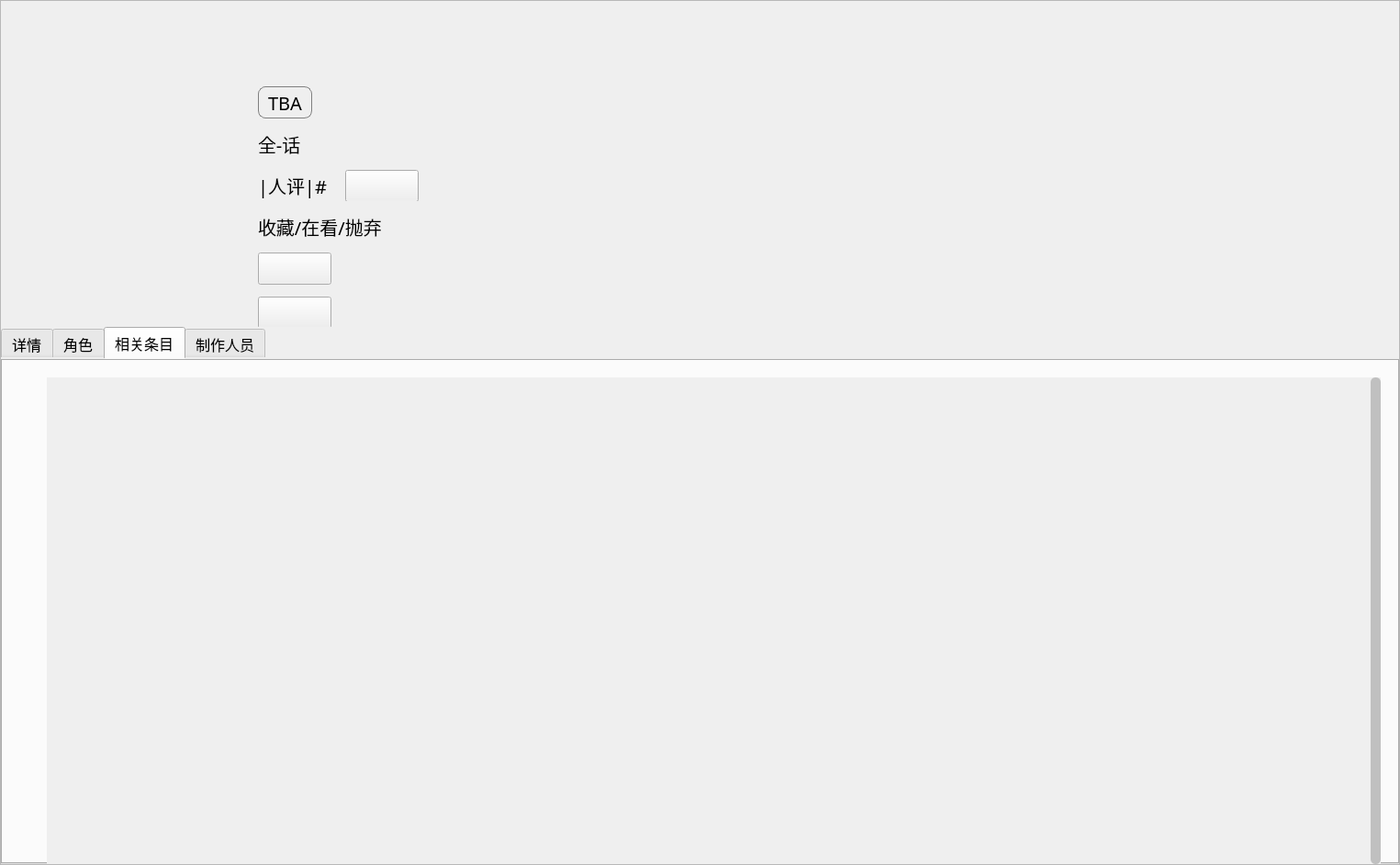
<?xml version="1.0" encoding="UTF-8"?>
<ui version="4.0">
 <class>DetailPage</class>
 <widget class="QWidget" name="DetailPage">
  <property name="geometry">
   <rect>
    <x>0</x>
    <y>0</y>
    <width>1525</width>
    <height>942</height>
   </rect>
  </property>
  <layout class="QVBoxLayout" name="verticalLayout_11">
   <property name="spacing">
    <number>0</number>
   </property>
   <property name="leftMargin">
    <number>0</number>
   </property>
   <property name="topMargin">
    <number>0</number>
   </property>
   <property name="rightMargin">
    <number>0</number>
   </property>
   <property name="bottomMargin">
    <number>0</number>
   </property>
   <item>
    <widget class="QFrame" name="mainFrame">
     <property name="minimumSize">
      <size>
       <width>0</width>
       <height>114</height>
      </size>
     </property>
     <property name="frameShape">
      <enum>QFrame::Shape::StyledPanel</enum>
     </property>
     <property name="frameShadow">
      <enum>QFrame::Shadow::Raised</enum>
     </property>
     <layout class="QVBoxLayout" name="verticalLayout">
      <property name="spacing">
       <number>0</number>
      </property>
      <property name="leftMargin">
       <number>0</number>
      </property>
      <property name="topMargin">
       <number>0</number>
      </property>
      <property name="rightMargin">
       <number>0</number>
      </property>
      <property name="bottomMargin">
       <number>0</number>
      </property>
      <item>
       <widget class="QFrame" name="headerFrame">
        <property name="styleSheet">
         <string notr="true">background-color: transparent;
          border: none;</string>
        </property>
        <property name="frameShape">
         <enum>QFrame::Shape::StyledPanel</enum>
        </property>
        <property name="frameShadow">
         <enum>QFrame::Shadow::Raised</enum>
        </property>
        <layout class="QHBoxLayout" name="horizontalLayout_11">
         <property name="spacing">
          <number>0</number>
         </property>
         <property name="leftMargin">
          <number>0</number>
         </property>
         <property name="topMargin">
          <number>0</number>
         </property>
         <property name="rightMargin">
          <number>0</number>
         </property>
         <property name="bottomMargin">
          <number>0</number>
         </property>
         <item alignment="Qt::AlignmentFlag::AlignLeft">
          <widget class="QPushButton" name="btnBack">
           <property name="minimumSize">
            <size>
             <width>45</width>
             <height>45</height>
            </size>
           </property>
           <property name="maximumSize">
            <size>
             <width>45</width>
             <height>45</height>
            </size>
           </property>
           <property name="styleSheet">
            <string notr="true">QPushButton {
             background-color: transparent;
             border:none;
             border-radius:22px
             }

             QPushButton:hover {
             background-color: rgb(237, 237, 238);
             }</string>
           </property>
           <property name="text">
            <string/>
           </property>
           <property name="icon">
            <iconset>
             <normaloff>icons/back.png</normaloff>icons/back.png</iconset>
           </property>
           <property name="iconSize">
            <size>
             <width>25</width>
             <height>25</height>
            </size>
           </property>
          </widget>
         </item>
         <item alignment="Qt::AlignmentFlag::AlignRight">
          <widget class="QPushButton" name="btnOpenUrl">
           <property name="minimumSize">
            <size>
             <width>45</width>
             <height>45</height>
            </size>
           </property>
           <property name="maximumSize">
            <size>
             <width>45</width>
             <height>45</height>
            </size>
           </property>
           <property name="styleSheet">
            <string notr="true">QPushButton {
             background-color: transparent;
             border:none;
             border-radius:22px
             }

             QPushButton:hover {
             background-color: rgb(237, 237, 238);
             }</string>
           </property>
           <property name="text">
            <string/>
           </property>
           <property name="icon">
            <iconset>
             <normaloff>icons/openUrl.png</normaloff>icons/openUrl.png</iconset>
           </property>
           <property name="iconSize">
            <size>
             <width>20</width>
             <height>20</height>
            </size>
           </property>
          </widget>
         </item>
        </layout>
       </widget>
      </item>
      <item>
       <widget class="QFrame" name="infoFrame">
        <property name="minimumSize">
         <size>
          <width>0</width>
          <height>310</height>
         </size>
        </property>
        <property name="maximumSize">
         <size>
          <width>16777215</width>
          <height>310</height>
         </size>
        </property>
        <property name="styleSheet">
         <string notr="true">QFrame {
          background-color: transparent;
          border: none;
          }</string>
        </property>
        <property name="frameShape">
         <enum>QFrame::Shape::StyledPanel</enum>
        </property>
        <property name="frameShadow">
         <enum>QFrame::Shadow::Raised</enum>
        </property>
        <layout class="QHBoxLayout" name="horizontalLayout_14">
         <property name="spacing">
          <number>0</number>
         </property>
         <property name="leftMargin">
          <number>50</number>
         </property>
         <property name="topMargin">
          <number>0</number>
         </property>
         <property name="rightMargin">
          <number>0</number>
         </property>
         <property name="bottomMargin">
          <number>0</number>
         </property>
         <item>
          <widget class="QLabel" name="labelCover">
           <property name="minimumSize">
            <size>
             <width>220</width>
             <height>310</height>
            </size>
           </property>
           <property name="maximumSize">
            <size>
             <width>220</width>
             <height>310</height>
            </size>
           </property>
           <property name="styleSheet">
            <string notr="true">border-radius: 15px;</string>
           </property>
           <property name="text">
            <string/>
           </property>
           <property name="alignment">
            <set>Qt::AlignmentFlag::AlignCenter</set>
           </property>
          </widget>
         </item>
         <item>
          <widget class="QFrame" name="infoTextFrame">
           <layout class="QVBoxLayout" name="verticalLayout_5">
            <property name="spacing">
             <number>0</number>
            </property>
            <property name="leftMargin">
             <number>10</number>
            </property>
            <property name="topMargin">
             <number>0</number>
            </property>
            <property name="rightMargin">
             <number>0</number>
            </property>
            <property name="bottomMargin">
             <number>0</number>
            </property>
            <item>
             <widget class="QLineEdit" name="lineEditTitle">
              <property name="font">
               <font>
                <family>微软雅黑</family>
                <pointsize>20</pointsize>
                <bold>true</bold>
               </font>
              </property>
              <property name="styleSheet">
               <string notr="true">border:none;
                background-color: transparent;</string>
              </property>
              <property name="readOnly">
               <bool>true</bool>
              </property>
             </widget>
            </item>
            <item>
             <widget class="QFrame" name="statsFrame">
              <property name="frameShape">
               <enum>QFrame::Shape::StyledPanel</enum>
              </property>
              <property name="frameShadow">
               <enum>QFrame::Shadow::Raised</enum>
              </property>
              <layout class="QHBoxLayout" name="horizontalLayout_2">
               <property name="spacing">
                <number>0</number>
               </property>
               <property name="leftMargin">
                <number>0</number>
               </property>
               <property name="topMargin">
                <number>0</number>
               </property>
               <property name="rightMargin">
                <number>150</number>
               </property>
               <property name="bottomMargin">
                <number>0</number>
               </property>
               <item>
                <widget class="QFrame" name="infoLabelsFrame">
                 <property name="frameShape">
                  <enum>QFrame::Shape::StyledPanel</enum>
                 </property>
                 <property name="frameShadow">
                  <enum>QFrame::Shadow::Raised</enum>
                 </property>
                 <layout class="QVBoxLayout" name="verticalLayout_4">
                  <property name="spacing">
                   <number>13</number>
                  </property>
                  <property name="leftMargin">
                   <number>0</number>
                  </property>
                  <property name="bottomMargin">
                   <number>0</number>
                  </property>
                  <item alignment="Qt::AlignmentFlag::AlignLeft">
                   <widget class="QLabel" name="labelStatus">
                    <property name="minimumSize">
                     <size>
                      <width>0</width>
                      <height>35</height>
                     </size>
                    </property>
                    <property name="font">
                     <font>
                      <family>微软雅黑</family>
                      <pointsize>15</pointsize>
                      <bold>false</bold>
                     </font>
                    </property>
                    <property name="styleSheet">
                     <string notr="true">border: 1px solid gray;
                      border-radius:8px;
                      padding: 2px 10px;</string>
                    </property>
                    <property name="text">
                     <string>TBA</string>
                    </property>
                    <property name="alignment">
                     <set>Qt::AlignmentFlag::AlignCenter</set>
                    </property>
                   </widget>
                  </item>
                  <item alignment="Qt::AlignmentFlag::AlignLeft">
                   <widget class="QLabel" name="labelProgress">
                    <property name="font">
                     <font>
                      <family>微软雅黑</family>
                      <pointsize>15</pointsize>
                     </font>
                    </property>
                    <property name="styleSheet">
                     <string notr="true">border: none;</string>
                    </property>
                    <property name="text">
                     <string>全-话</string>
                    </property>
                   </widget>
                  </item>
                  <item alignment="Qt::AlignmentFlag::AlignLeft">
                   <widget class="QFrame" name="ratingInfoFrame">
                    <property name="frameShape">
                     <enum>QFrame::Shape::StyledPanel</enum>
                    </property>
                    <property name="frameShadow">
                     <enum>QFrame::Shadow::Raised</enum>
                    </property>
                    <layout class="QHBoxLayout" name="horizontalLayout">
                     <property name="spacing">
                      <number>20</number>
                     </property>
                     <property name="leftMargin">
                      <number>0</number>
                     </property>
                     <property name="topMargin">
                      <number>0</number>
                     </property>
                     <property name="rightMargin">
                      <number>0</number>
                     </property>
                     <property name="bottomMargin">
                      <number>0</number>
                     </property>
                     <item>
                      <widget class="QLabel" name="labelRatingInfo">
                       <property name="font">
                        <font>
                         <family>微软雅黑</family>
                         <pointsize>15</pointsize>
                        </font>
                       </property>
                       <property name="styleSheet">
                        <string notr="true">border: none;</string>
                       </property>
                       <property name="text">
                        <string>|人评|#</string>
                       </property>
                      </widget>
                     </item>
                     <item>
                      <widget class="QPushButton" name="btnRating">
                       <property name="minimumSize">
                        <size>
                         <width>80</width>
                         <height>35</height>
                        </size>
                       </property>
                       <property name="font">
                        <font>
                         <family>微软雅黑</family>
                         <pointsize>15</pointsize>
                        </font>
                       </property>
                      </widget>
                     </item>
                    </layout>
                   </widget>
                  </item>
                  <item alignment="Qt::AlignmentFlag::AlignLeft">
                   <widget class="QLabel" name="labelCollectionStats">
                    <property name="font">
                     <font>
                      <family>微软雅黑</family>
                      <pointsize>15</pointsize>
                     </font>
                    </property>
                    <property name="styleSheet">
                     <string notr="true">border: none;</string>
                    </property>
                    <property name="text">
                     <string>收藏/在看/抛弃</string>
                    </property>
                   </widget>
                  </item>
                  <item alignment="Qt::AlignmentFlag::AlignLeft">
                   <widget class="QPushButton" name="btnStatus">
                    <property name="minimumSize">
                     <size>
                      <width>80</width>
                      <height>35</height>
                     </size>
                    </property>
                    <property name="font">
                     <font>
                      <family>微软雅黑</family>
                      <pointsize>15</pointsize>
                     </font>
                    </property>
                   </widget>
                  </item>
                  <item alignment="Qt::AlignmentFlag::AlignLeft">
                   <widget class="QPushButton" name="btnAction">
                    <property name="minimumSize">
                     <size>
                      <width>80</width>
                      <height>35</height>
                     </size>
                    </property>
                    <property name="font">
                     <font>
                      <family>微软雅黑</family>
                      <pointsize>14</pointsize>
                     </font>
                    </property>
                   </widget>
                  </item>
                 </layout>
                </widget>
               </item>
              </layout>
             </widget>
            </item>
           </layout>
          </widget>
         </item>
        </layout>
       </widget>
      </item>
      <item>
       <widget class="QTabWidget" name="tabWidget">
        <property name="minimumSize">
         <size>
          <width>0</width>
          <height>100</height>
         </size>
        </property>
        <property name="font">
         <font>
          <family>微软雅黑</family>
          <pointsize>12</pointsize>
          <bold>false</bold>
         </font>
        </property>
        <property name="styleSheet">
         <string notr="true">QTabWidget::tab-bar {
          alignment: center;
          }

          QTabWidget {
          border:none;
          }</string>
        </property>
        <property name="currentIndex">
         <number>2</number>
        </property>
        <widget class="QWidget" name="tabDetail">
         <attribute name="title">
          <string>详情</string>
         </attribute>
         <layout class="QVBoxLayout" name="verticalLayout_14">
          <property name="spacing">
           <number>10</number>
          </property>
          <property name="leftMargin">
           <number>50</number>
          </property>
          <property name="topMargin">
           <number>20</number>
          </property>
          <property name="rightMargin">
           <number>20</number>
          </property>
          <property name="bottomMargin">
           <number>0</number>
          </property>
          <item alignment="Qt::AlignmentFlag::AlignTop">
           <widget class="QFrame" name="frameTags">
            <property name="styleSheet">
             <string notr="true">border: none;</string>
            </property>
            <property name="frameShape">
             <enum>QFrame::Shape::StyledPanel</enum>
            </property>
            <property name="frameShadow">
             <enum>QFrame::Shadow::Raised</enum>
            </property>
           </widget>
          </item>
          <item>
           <widget class="QTextEdit" name="textEditSummary">
            <property name="font">
             <font>
              <family>微软雅黑</family>
              <pointsize>10</pointsize>
              <bold>true</bold>
             </font>
            </property>
            <property name="contextMenuPolicy">
             <enum>Qt::ContextMenuPolicy::CustomContextMenu</enum>
            </property>
            <property name="styleSheet">
             <string notr="true">QScrollBar:vertical {
              border: none;
              background: #f0f0f0;
              width: 11px;
              }

              QScrollBar::handle:vertical {
              background: #c0c0c0;
              border-radius: 5px;
              min-height: 20px;
              }

              QScrollBar::handle:vertical:hover {
              background: #a0a0a0;
              }

              QScrollBar::add-line:vertical, QScrollBar::sub-line:vertical {
              border: none;
              background: none;
              height: 0px;
              }

             </string>
            </property>
            <property name="frameShape">
             <enum>QFrame::Shape::NoFrame</enum>
            </property>
            <property name="readOnly">
             <bool>true</bool>
            </property>
           </widget>
          </item>
         </layout>
        </widget>
        <widget class="QWidget" name="tabCharacters">
         <attribute name="title">
          <string>角色</string>
         </attribute>
         <layout class="QVBoxLayout" name="verticalLayout_2">
          <property name="spacing">
           <number>10</number>
          </property>
          <property name="leftMargin">
           <number>50</number>
          </property>
          <property name="topMargin">
           <number>20</number>
          </property>
          <property name="rightMargin">
           <number>20</number>
          </property>
          <property name="bottomMargin">
           <number>0</number>
          </property>
          <item>
           <widget class="QScrollArea" name="scrollAreaCharacters">
            <property name="styleSheet">
             <string notr="true">QScrollArea {
              border: none;
              }

              QScrollBar:vertical {
              border: none;
              background: #f0f0f0;
              width: 11px;
              }

              QScrollBar::handle:vertical {
              background: #c0c0c0;
              border-radius: 5px;
              min-height: 20px;
              }

              QScrollBar::handle:vertical:hover {
              background: #a0a0a0;
              }

              QScrollBar::add-line:vertical, QScrollBar::sub-line:vertical {
              border: none;
              background: none;
              height: 0px;
              }

             </string>
            </property>
            <property name="verticalScrollBarPolicy">
             <enum>Qt::ScrollBarPolicy::ScrollBarAlwaysOn</enum>
            </property>
            <property name="widgetResizable">
             <bool>true</bool>
            </property>
            <widget class="QWidget" name="charactersContent">
             <property name="geometry">
              <rect>
               <x>0</x>
               <y>0</y>
               <width>89</width>
               <height>30</height>
              </rect>
             </property>
             <property name="styleSheet">
              <string notr="true">background-color: transparent;</string>
             </property>
            </widget>
           </widget>
          </item>
         </layout>
        </widget>
        <widget class="QWidget" name="tabRelations">
         <attribute name="title">
          <string>相关条目</string>
         </attribute>
         <layout class="QVBoxLayout" name="verticalLayout_6">
          <property name="spacing">
           <number>10</number>
          </property>
          <property name="leftMargin">
           <number>50</number>
          </property>
          <property name="topMargin">
           <number>20</number>
          </property>
          <property name="rightMargin">
           <number>20</number>
          </property>
          <property name="bottomMargin">
           <number>0</number>
          </property>
          <item>
           <widget class="QScrollArea" name="scrollAreaRelations">
            <property name="styleSheet">
             <string notr="true">QScrollArea {
              border: none;
              }

              QScrollBar:vertical {
              border: none;
              background: #f0f0f0;
              width: 11px;
              }

              QScrollBar::handle:vertical {
              background: #c0c0c0;
              border-radius: 5px;
              min-height: 20px;
              }

              QScrollBar::handle:vertical:hover {
              background: #a0a0a0;
              }

              QScrollBar::add-line:vertical, QScrollBar::sub-line:vertical {
              border: none;
              background: none;
              height: 0px;
              }

             </string>
            </property>
            <property name="verticalScrollBarPolicy">
             <enum>Qt::ScrollBarPolicy::ScrollBarAlwaysOn</enum>
            </property>
            <property name="widgetResizable">
             <bool>true</bool>
            </property>
            <widget class="QWidget" name="relationsContent">
             <property name="geometry">
              <rect>
               <x>0</x>
               <y>0</y>
               <width>1440</width>
               <height>534</height>
              </rect>
             </property>
             <property name="styleSheet">
              <string notr="true">background-color: transparent;</string>
             </property>
            </widget>
           </widget>
          </item>
         </layout>
        </widget>
        <widget class="QWidget" name="tabStaff">
         <attribute name="title">
          <string>制作人员</string>
         </attribute>
         <layout class="QVBoxLayout" name="verticalLayout_3">
          <property name="spacing">
           <number>10</number>
          </property>
          <property name="leftMargin">
           <number>50</number>
          </property>
          <property name="topMargin">
           <number>20</number>
          </property>
          <property name="rightMargin">
           <number>20</number>
          </property>
          <property name="bottomMargin">
           <number>0</number>
          </property>
          <item>
           <widget class="QScrollArea" name="scrollAreaStaff">
            <property name="styleSheet">
             <string notr="true">QScrollArea {
              border: none;
              }

              QScrollBar:vertical {
              border: none;
              background: #f0f0f0;
              width: 11px;
              }

              QScrollBar::handle:vertical {
              background: #c0c0c0;
              border-radius: 5px;
              min-height: 20px;
              }

              QScrollBar::handle:vertical:hover {
              background: #a0a0a0;
              }

              QScrollBar::add-line:vertical, QScrollBar::sub-line:vertical {
              border: none;
              background: none;
              height: 0px;
              }

             </string>
            </property>
            <property name="widgetResizable">
             <bool>true</bool>
            </property>
            <widget class="QWidget" name="staffContent">
             <property name="geometry">
              <rect>
               <x>0</x>
               <y>0</y>
               <width>100</width>
               <height>30</height>
              </rect>
             </property>
             <property name="styleSheet">
              <string notr="true">background-color: transparent;</string>
             </property>
            </widget>
           </widget>
          </item>
         </layout>
        </widget>
       </widget>
      </item>
     </layout>
    </widget>
   </item>
  </layout>
 </widget>
 <resources/>
 <connections/>
</ui>
